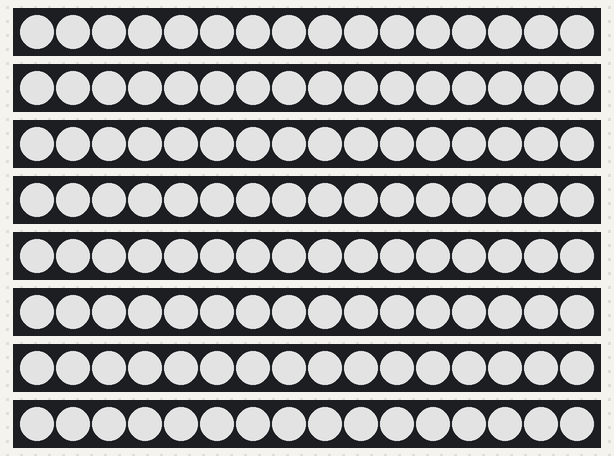
The sketch below on a simulated Arduino Uno, built with avr-gcc and run on an emulated ATmega328P. On the bench: 8 × 16 RGB LEDs in strip order, left to right. Dim RGB values are drawn brighter than linear; random numbers use the default seed unless the sketch sets one.

Above: at 0.1 s.
At 5.18 s:
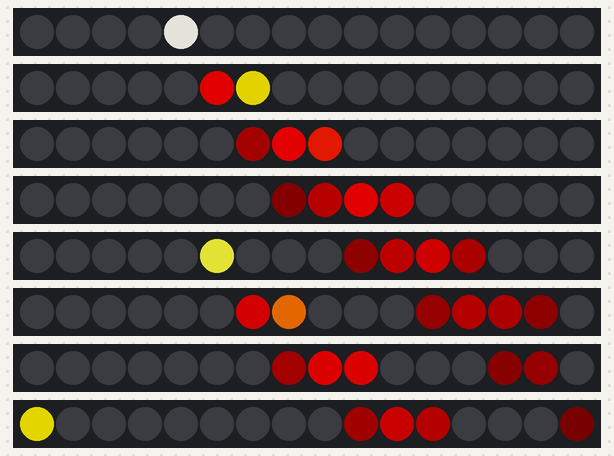
At 14.04 s:
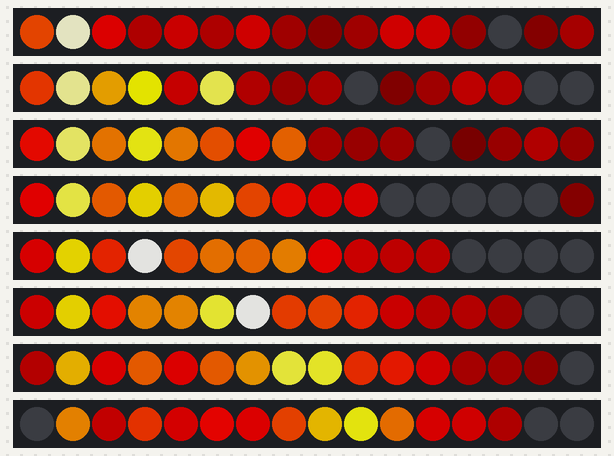
At 22.6 s:
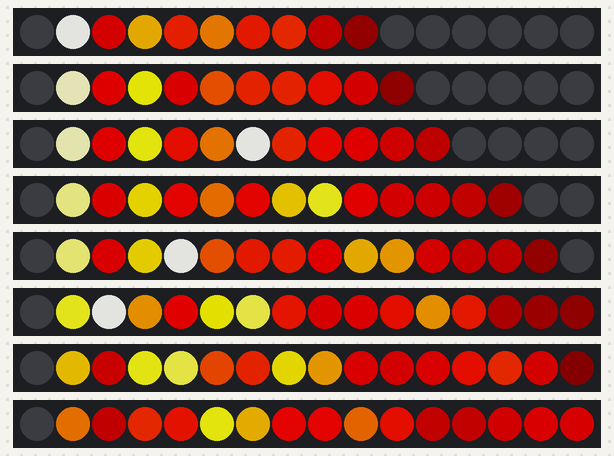
At 31.15 s:
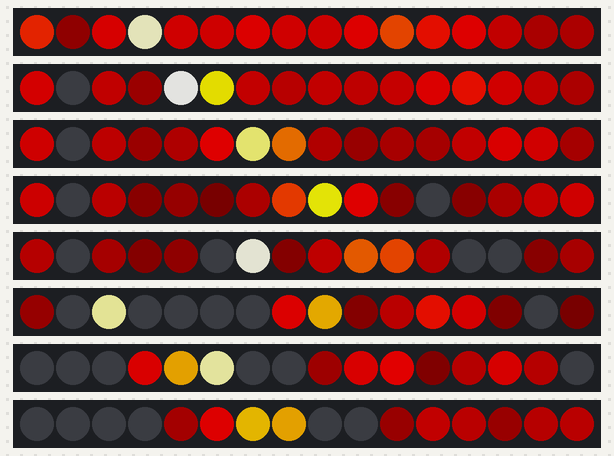
At 39.71 s:
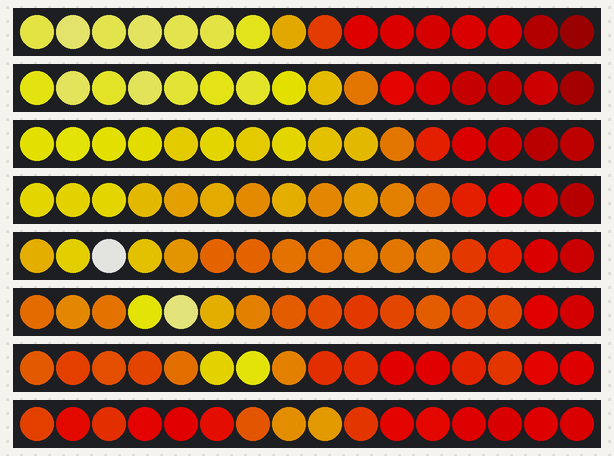

The sketch:

FireWall.ino
```cpp
#include "FastLED.h"

#define COLOR_ORDER GRB
#define CHIPSET WS2812B
#define NUM_LEDS 16
#define NUM_STRIPS 8

#define BRIGHTNESS 168
#define FRAMES_PER_SECOND 60

CRGB leds[NUM_STRIPS][NUM_LEDS];

void setup() {
  FastLED.addLeds<CHIPSET, 0, COLOR_ORDER>(leds[0], NUM_LEDS);
  FastLED.addLeds<CHIPSET, 1, COLOR_ORDER>(leds[1], NUM_LEDS);
  FastLED.addLeds<CHIPSET, 2, COLOR_ORDER>(leds[2], NUM_LEDS);
  FastLED.addLeds<CHIPSET, 3, COLOR_ORDER>(leds[3], NUM_LEDS);
  FastLED.addLeds<CHIPSET, 4, COLOR_ORDER>(leds[4], NUM_LEDS);
  FastLED.addLeds<CHIPSET, 5, COLOR_ORDER>(leds[5], NUM_LEDS);
  FastLED.addLeds<CHIPSET, 6, COLOR_ORDER>(leds[6], NUM_LEDS);
  FastLED.addLeds<CHIPSET, 7, COLOR_ORDER>(leds[7], NUM_LEDS);

  FastLED.setBrightness(BRIGHTNESS);

  for (int i = 0; i < NUM_STRIPS; i++) {
    fill_solid(leds[i], NUM_LEDS, CRGB::White);
  }
  FastLED.show();
  delay(5000);
  for (int i = 0; i < NUM_STRIPS; i++) {
    fill_solid(leds[i], NUM_LEDS, CRGB::Black);
  }
  FastLED.show();
}

void loop() {
  for (int l = 0; l < NUM_STRIPS; l++) {
    fire(l);
  }
  FastLED.show();
  FastLED.delay(1000 / 80);
}

#define COOLING 55
#define SPARKING 120
void fire(int strip) {
  static byte heat[NUM_LEDS];
  for (int i = 0; i < NUM_LEDS; i++) {
    heat[i] = qsub8(heat[i], random8(0, ((COOLING * 10) / NUM_LEDS) + 2));
  }

  for (int k = NUM_LEDS - 1; k >=2; k--) {
    heat[k] = (heat[k -1] + heat[k - 2] + heat[k -2]) / 3;
  }

  if(random8() < SPARKING ) {
      int y = random8(7);
      heat[y] = qadd8( heat[y], random8(160,255) );
  }

  for( int j = 0; j < NUM_LEDS; j++) {
      CRGB color = HeatColor( heat[j]);
      int pixelnumber;
      if (false) {
        pixelnumber = (NUM_LEDS-1) - j;
      } else {
        pixelnumber = j;
      }
      leds[strip][pixelnumber] = color;
  }
}
```
